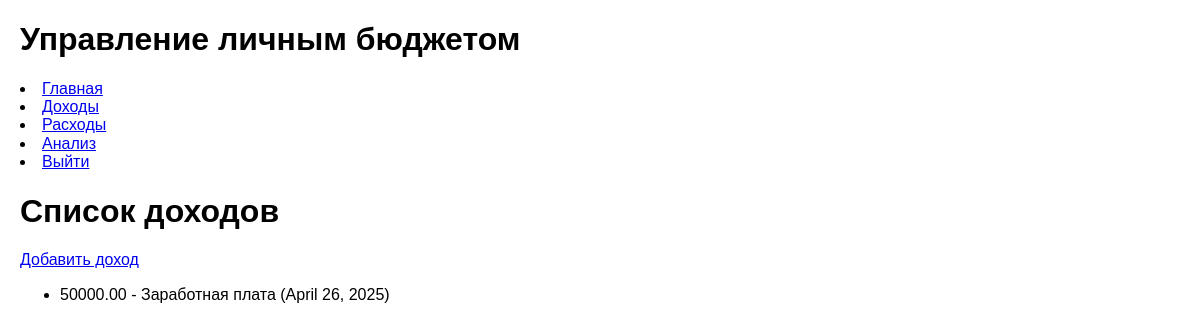
Screenshot of /income/ (signed in) with the database file from the repository.
### budget/models.py (models this page shows, shortened)
class Income(models.Model):
    user = models.ForeignKey(User, on_delete=models.CASCADE)
    category = models.ForeignKey(IncomeCategory, on_delete=models.SET_NULL, null=True, blank=True)
    amount = models.DecimalField(max_digits=10, decimal_places=2)
    date = models.DateField()

class IncomeCategory(models.Model):
    name = models.CharField(max_length=100)
    def __str__(self):
        return self.name

### budget/views.py (the view)
# urls.py: path('income/', views.income_list, name='income_list'),
def income_list(request):
    incomes = Income.objects.filter(user=request.user)
    return render(request, 'budget/income_list.html', {'incomes': incomes})

### budget/templates/budget/income_list.html (shortened to what this page needs)
{% extends 'budget/base.html' %}
{% block content %}
<h1>Список доходов</h1>
<a href="{% url 'add_income' %}" class="btn">Добавить доход</a>
<ul>
    {% for income in incomes %}
    <li>{{ income.amount }} - {{ income.category }} ({{ income.date }})</li>
    {% empty %}
    <p>Нет доходов.</p>
    {% endfor %}
</ul>
{% endblock %}

### budget/templates/budget/base.html (style rules this page uses)
body { font-family: Arial, sans-serif; margin: 20px; }

### rows the page displays
Income: amount "50000.00", category "Заработная плата", date "April 26, 2025"
